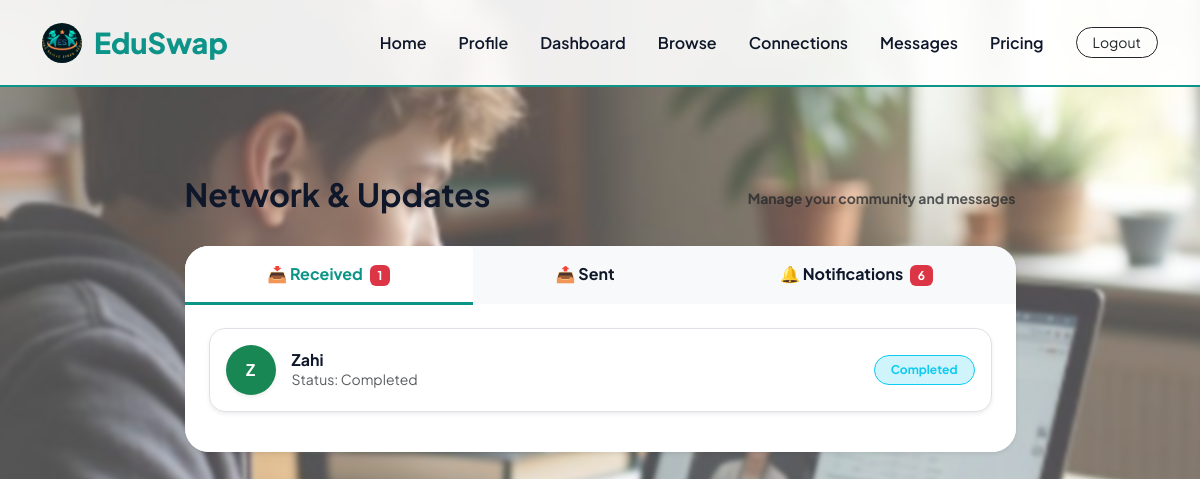
Screenshot of /connections/ (signed in) with the database file from the repository.
### swappy/models.py (models this page shows, shortened)
class Connection(models.Model):
    STATUS_CHOICES = [
        ('pending', 'Pending'),
        ('accepted', 'Accepted'),
        ('rejected', 'Rejected'),
        ('cancelled', 'Cancelled'),
        ('completed', 'Completed'),
    ]
    sender = models.ForeignKey(Student, on_delete=models.CASCADE, related_name='sent_connections')
    receiver = models.ForeignKey(Student, on_delete=models.CASCADE, related_name='received_connections')
    status = models.CharField(max_length=20, choices=STATUS_CHOICES, default='pending')
    created_at = models.DateTimeField(auto_now_add=True)
    is_deleted = models.BooleanField(default=False)
    class Meta:
        unique_together = ('sender', 'receiver')

class Student(models.Model):
    AVAILABILITY_CHOICES = [
        ('morning', 'Morning'),
        ('afternoon', 'Afternoon'),
        ('evening', 'Evening'),
        ('weekends', 'Weekends'),
        ('flexible', 'Flexible'),
    ]
    user = models.OneToOneField(User, on_delete=models.CASCADE, related_name='student')
    bio = models.TextField(blank=True, null=True)
    availability = models.CharField(
        max_length=20,
        choices=AVAILABILITY_CHOICES,
        default='flexible'
    )
    is_premium = models.BooleanField(default=False)
    premium_since = models.DateTimeField(null=True, blank=True) # New Field
    created_at = models.DateTimeField(auto_now_add=True)

### swappy/views.py (the view)
# urls.py: path('connections/', views.connections, name='connections'),
@login_required
def connections(request):
    student = request.user.student
    received = student.received_connections.filter(is_deleted=False).order_by('-id')
    sent = student.sent_connections.filter(is_deleted=False).order_by('-id')
    notifications = Notification.objects.filter(student=student).order_by('-created_at')
    if student.is_premium and student.days_left <= 2:
        note_msg = f"Alert: Your premium subscription expires in {student.days_left} days!"
        if not Notification.objects.filter(student=student, message=note_msg).exists():
            Notification.objects.create(student=student, type='renewal_alert', message=note_msg)
    return render(request, 'connections.html', {'received': received, 'sent': sent, 'notifications': notifications, 'student': student})

### swappy/views.py (called while the page is built)
def global_context(request):
    if request.user.is_authenticated:
        try:
            student = request.user.student
            pending_count = Connection.objects.filter(receiver=student, status='pending').count()
            return {'pending_count': pending_count}
        except:
            return {'pending_count': 0}
    return {'pending_count': 0}

### swappy/templates/connections.html (shortened to what this page needs)
{% extends 'base.html' %}
{% block content %}
<div class="row justify-content-center pt-5">
    <div class="col-lg-9">
        <div class="d-flex justify-content-between align-items-center mb-4">
            <h2 class="fw-bold" style="color: var(--primary-slate);">Network & Updates</h2>
            <div class="text-muted small fw-bold">Manage your community and messages</div>
        </div>
        <div class="main-card p-0 overflow-hidden border-0 shadow-sm">
            <ul class="nav nav-tabs nav-fill bg-light border-0" id="connectionTabs" role="tablist">
                <li class="nav-item">
                    <button class="nav-link active py-3 fw-bold border-0" id="received-tab" data-bs-toggle="tab" data-bs-target="#received" type="button">
                        📥 Received {% if received.count > 0 %}<span class="badge bg-danger ms-1">{{ received.count }}</span>{% endif %}
                    </button>
                </li>
                <li class="nav-item">
                    <button class="nav-link py-3 fw-bold border-0" id="sent-tab" data-bs-toggle="tab" data-bs-target="#sent" type="button">
                        📤 Sent
                    </button>
                </li>
                <li class="nav-item">
                    <button class="nav-link py-3 fw-bold border-0" id="notify-tab" data-bs-toggle="tab" data-bs-target="#notify" type="button">
                        🔔 Notifications
                        {% if notifications.count > 0 %}<span class="badge bg-danger ms-1">{{ notifications.count }}</span>{% endif %}
                    </button>
                </li>
            </ul>
            <div class="tab-content p-4 bg-white" id="connectionTabsContent">
                <div class="tab-pane fade show active" id="received" role="tabpanel">
                    {% for conn in received %}
                    <div class="d-flex align-items-center justify-content-between p-3 mb-3 border rounded-4 bg-white shadow-sm">
                        <div class="d-flex align-items-center">
                            <div class="bg-success text-white rounded-circle d-flex align-items-center justify-content-center fw-bold shadow-sm" style="width: 50px; height: 50px;">
                                {{ conn.sender.user.username|first|upper }}
                            </div>
                            <div class="ms-3">
                                <h6 class="mb-0 fw-bold">{{ conn.sender.user.username }}</h6>
                                <p class="mb-0 small text-muted">Status: {{ conn.status|capfirst }}</p>
                            </div>
                        </div>
                        <div class="d-flex gap-2">
                            {% if conn.status == "pending" %}
                                <a href="{% url 'update_connection' conn.id 'accept' %}" class="btn btn-success btn-sm px-4 rounded-pill">Accept</a>
                                <a href="{% url 'update_connection' conn.id 'reject' %}" class="btn btn-outline-danger btn-sm px-4 rounded-pill">Reject</a>
                            {% elif conn.status == "accepted" %}
                                <a href="{% url 'update_connection' conn.id 'complete' %}" class="btn btn-primary btn-sm px-4 rounded-pill">Complete Swap</a>
                            {% else %}
                                <span class="badge rounded-pill p-2 px-3 border {% if conn.status == 'completed' %}bg-info-subtle text-info border-info{% elif conn.status == 'accepted' %}bg-success-subtle text-success border-success{% else %}bg-light text-muted{% endif %}">
                                    {{ conn.status|capfirst }}
                                </span>
                            {% endif %}
                        </div>
                    </div>
                    {% empty %}<p class="text-center text-muted py-5">No incoming requests.</p>{% endfor %}
                </div>
            </div>
        </div>
    </div>
</div>
{% endblock %}

### swappy/templates/connections.html (style rules this page uses)
.nav-tabs .nav-link.active { background-color: white !important; color: var(--accent-teal) !important; border-bottom: 3px solid var(--accent-teal) !important; }

### rows the page displays
Connection: sender.user.username|first "Z", sender.user.username "Zahi", status "Completed"

### other values shown
{{ received.count }} "1"
{{ notifications.count }} "6"
